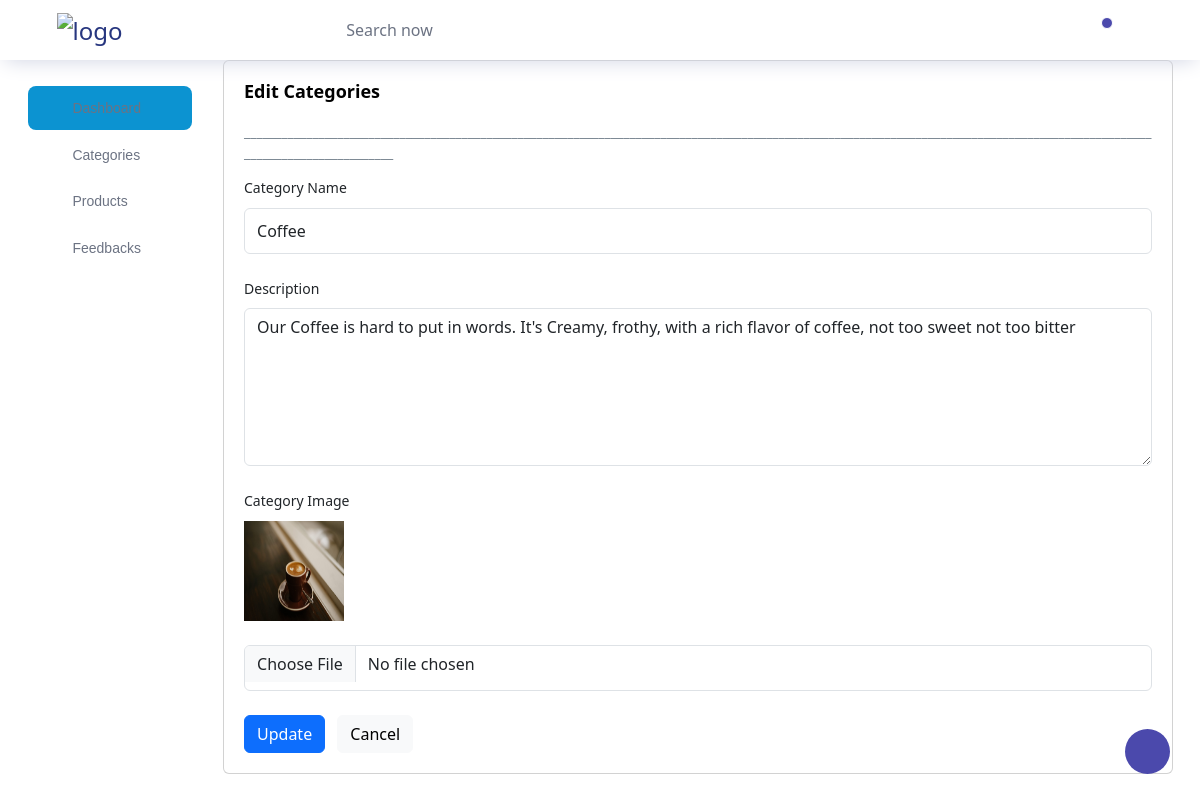
Page /Backend/edit_category_page/1 on the committed database.
### Backend/models.py (models this page shows)
class CategoriesDB(models.Model):
    Category_Name = models.CharField(max_length=100, null=True, blank=True)
    Category_Description = models.CharField(max_length=100, null=True, blank=True)
    Category_Image = models.ImageField(upload_to="Category Image", null=True, blank=True)

### Backend/views.py (the view)
# urls.py: path("edit_category_page/<int:cat_id>", views.edit_category_page, name="edit_category_page"),
def edit_category_page(request, cat_id):
    data = CategoriesDB.objects.get(id=cat_id)
    return render(request, "Edit_Categories.html", {'data': data})

### Backend/templates/Edit_Categories.html (shortened to what this page needs)
<!DOCTYPE html>
{% extends 'index.html' %}
{% block content%}
<html lang="en">
<head>
</head>
<body>
<div class="col-10 grid-margin stretch-card">
              <div class="card">
                <div class="card-body">
                  <h4 class="card-title">Edit Categories</h4>
                  <p class="card-description">
                    __________________________________________________________________________________________________________________________________________________________________________
                  </p>
                  <form class="forms-sample" method="post" action="{% url 'update_category_page' cat_id=data.id %}" enctype="multipart/form-data">
                    <div class="form-group">
                      <label for="exampleInputName1">Category Name</label>
                      <input type="text"  class="form-control" id="exampleInputName1"  name="edit_cat_name" placeholder="Name" value="{{data.Category_Name}}">
                    </div>
                    <div class="form-group">
                      <label for="exampleTextarea1">Description</label>
                      <textarea class="form-control" name="edit_cat_description" id="exampleInputCity1" rows="6">{{data.Category_Description}}</textarea>
                    </div>
                    <div class="form-group">
                      <label for="exampleInputCity1">Category Image</label><br>
                      <img src="{{data.Category_Image.url}}" width="100px" height="100px"><br><br>
                      <input type="file" name="edit_cat_image" class="form-control" id="exampleTextarea1">
                    </div>
                    <button type="submit" class="btn btn-primary mr-2">Update</button>
                    <button class="btn btn-light">Cancel</button>
                  </form>
                </div>
              </div>
            </div>
</body>
</html>
{% endblock %}

### rows in the picture
CategoriesDB: edit_cat_name "Coffee", edit_cat_description "Our Coffee is hard to put in words. It's Creamy, frothy, with a rich flavor of coffee, not too sweet not too bitter", Category_Image (picture)
